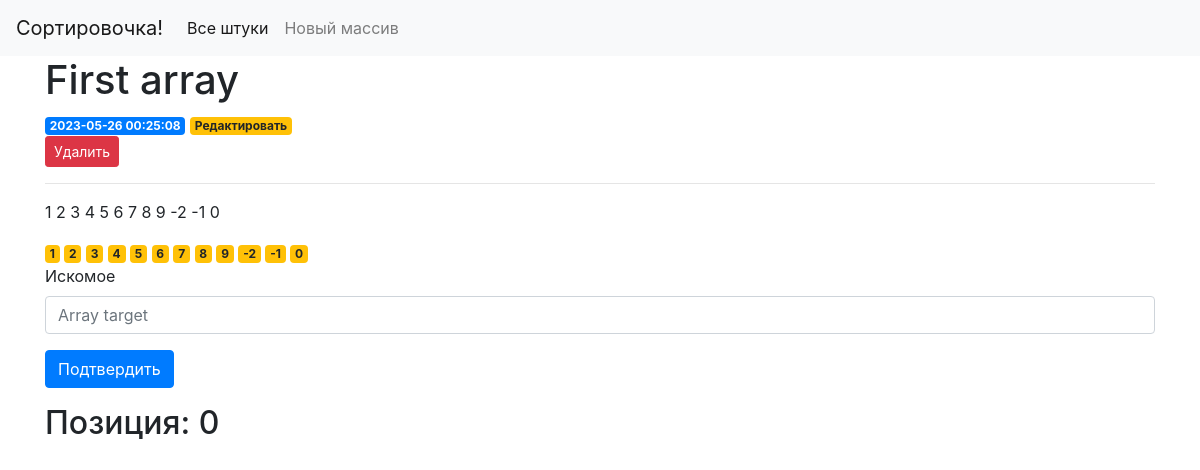
The page /1 on the database its author committed.
### tables this page shows
CREATE TABLE arrays (
    id INTEGER PRIMARY KEY AUTOINCREMENT,
    created TIMESTAMP NOT NULL DEFAULT CURRENT_TIMESTAMP,
    title TEXT NOT NULL,
    content TEXT NOT NULL
);

### search/api/app.py (the view)
@app.route('/<int:array_id>', methods=('GET', 'POST'))
def array(array_id):
    array = get_array(array_id)
    target_pos = 0
    try:
        if request.method == 'POST':
            target = int(request.form['target'])
            nums=[int(item) for item in array['content'].split()]
            sol = Solution()
            target_pos = sol.search(nums, target)
    except Exception as error:
        flash(repr(error))
        print('An exception occurred: {}'.format(error.with_traceback))
        abort(500)
        raise
    return render_template('array.html', array=array, target_pos = target_pos)

### search/api/app.py (called while the page is built)
def get_db_connection():
    conn = sqlite3.connect('database.db')
    conn.row_factory = sqlite3.Row
    return conn

def get_array(array_id):
    conn = get_db_connection()
    array = conn.execute('SELECT * FROM arrays WHERE id = ?',
                        (array_id,)).fetchone()
    conn.close()
    return array

### search/api/templates/array.html
{% extends 'base.html' %}
{% block content %}
    <h1>{% block title %} {{ array['title'] }} {% endblock %}</h1>
    <span class="badge badge-primary">{{ array['created'] }}</span>
    <a href="{{ url_for('edit', id=array['id']) }}">
        <span class="badge badge-warning">Редактировать</span>
    </a>
    <form action="{{ url_for('delete', id=array['id']) }}" method="POST">
        <input type="submit" value="Удалить"
                class="btn btn-danger btn-sm"
                onclick="return confirm('Ты действительно хочешь удалить этот великолепный массив?')">
    </form>
    <hr>
    <form method="post">
        <p>{{ array['content'] }}</p>
        {% for num in array['content'].split() %}
            {% if num != request.form['target'] %}
                <a><span class="badge badge-warning">{{num}}</span></a>
            {% else %}
                <a><span class="badge btn-danger">{{num}}</span></a>
            {% endif %}
        {% endfor %}
        <div class="form-group">
            <label for="target">Искомое</label>
            <input type="text" name="target"
                placeholder="Array target" class="form-control"
                value="{{ request.form['target'] }}"></input>
        </div>
        <div class="form-group">
            <button type="submit" class="btn btn-primary" id = "but">Подтвердить</button>
        </div>
        <h2>{% block result %} Позиция: {{ target_pos }} {% endblock %}</h2>
    </form>
{% endblock %}

### rows shown on the page
arrays: title "First array", created "2023-05-26 00:25:08", content "1 2 3 4 5 6 7 8 9 -2 -1 0"

### other values the page prints
{{ num }} "1" "2" "3" "4" "5" "6" "7" "8" "9" "-2" "-1" "0"
{{ target_pos }} "0"
